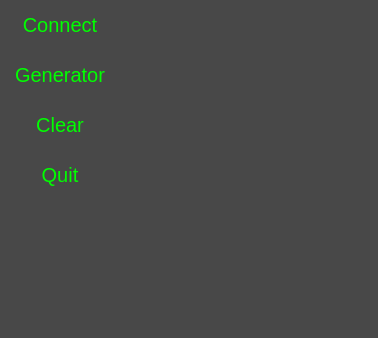
<?xml version="1.0" encoding="UTF-8"?>
<ui version="4.0">
 <class>MainWindow</class>
 <widget class="QMainWindow" name="MainWindow">
  <property name="geometry">
   <rect>
    <x>0</x>
    <y>0</y>
    <width>378</width>
    <height>338</height>
   </rect>
  </property>
  <property name="cursor">
   <cursorShape>ArrowCursor</cursorShape>
  </property>
  <property name="windowTitle">
   <string>Data Recorder</string>
  </property>
  <property name="windowIcon">
   <iconset theme="accessories-calculator"/>
  </property>
  <property name="styleSheet">
   <string notr="true">QMainWindow {
	border-image: url(:/Resources/images/Stars-galaxy.png);
}

QFrame {
	background-color: rgba(0, 0, 0, 0.7);
	border: 0px solid green;
}

QTextBrowser {
	color: rgba(0, 255, 0, 1.0);
	background-color: rgba(0, 0, 0, 0.7);
	font-size: 18px;
	border: 0px solid rgba(0, 255, 0, 1.0);
	selection-color: rgba(0, 0, 0, 1.0);
	selection-background-color: rgba(0, 255, 0, 1.0);
}

QScrollBar:vertical {
	background:  clear;
}

QScrollBar::handle:vertical {
	background: rgba(0, 255, 0, 1.0);
	min-height: 50px;
}

QScrollBar::add-page:vertical, QScrollBar::sub-page:vertical { 		
	background: clear;
}

QPushButton {
	color: rgba(0, 255, 0, 1.0);
	background-color: rgba(0, 0, 0, 0.0);
	font-size: 20px;
	border: 0px solid green;
}

QPushButton:hover {
	color: black;
	background-color: rgba(0, 255, 0, 0.5);
	font-size: 20px;
	border: 0px solid green;
}

QPushButton:pressed {
	color: black;
	background-color: rgba(0, 255, 0, 0.7);
	font-size: 20px;
	border: 0px solid green;
}

QPushButton:disabled {
	color: rgba(100, 100, 100, 1.0);
	background-color: rgba(0, 0, 0, 0.0);
	font-size: 20px;
	border: 0px solid green;
}

QLabel {
	background-color: transparent;
	color: rgba(0, 255, 0, 1.0);
	padding: 10px;
	font-size: 20px;
}
</string>
  </property>
  <property name="dockNestingEnabled">
   <bool>false</bool>
  </property>
  <widget class="QWidget" name="centralwidget">
   <property name="autoFillBackground">
    <bool>false</bool>
   </property>
   <property name="styleSheet">
    <string notr="true"/>
   </property>
   <layout class="QHBoxLayout" name="horizontalLayout">
    <property name="spacing">
     <number>0</number>
    </property>
    <property name="leftMargin">
     <number>0</number>
    </property>
    <property name="topMargin">
     <number>0</number>
    </property>
    <property name="rightMargin">
     <number>0</number>
    </property>
    <property name="bottomMargin">
     <number>0</number>
    </property>
    <item>
     <widget class="QFrame" name="controlPanel">
      <property name="sizePolicy">
       <sizepolicy hsizetype="Fixed" vsizetype="Expanding">
        <horstretch>0</horstretch>
        <verstretch>0</verstretch>
       </sizepolicy>
      </property>
      <property name="maximumSize">
       <size>
        <width>120</width>
        <height>16777215</height>
       </size>
      </property>
      <property name="frameShape">
       <enum>QFrame::StyledPanel</enum>
      </property>
      <property name="frameShadow">
       <enum>QFrame::Raised</enum>
      </property>
      <layout class="QVBoxLayout" name="verticalLayout_2">
       <property name="spacing">
        <number>0</number>
       </property>
       <property name="leftMargin">
        <number>0</number>
       </property>
       <property name="topMargin">
        <number>0</number>
       </property>
       <property name="rightMargin">
        <number>0</number>
       </property>
       <property name="bottomMargin">
        <number>0</number>
       </property>
       <item>
        <widget class="QPushButton" name="connectButton">
         <property name="sizePolicy">
          <sizepolicy hsizetype="Fixed" vsizetype="Fixed">
           <horstretch>0</horstretch>
           <verstretch>0</verstretch>
          </sizepolicy>
         </property>
         <property name="minimumSize">
          <size>
           <width>120</width>
           <height>50</height>
          </size>
         </property>
         <property name="maximumSize">
          <size>
           <width>120</width>
           <height>50</height>
          </size>
         </property>
         <property name="text">
          <string>Connect</string>
         </property>
        </widget>
       </item>
       <item>
        <widget class="QPushButton" name="testButton">
         <property name="sizePolicy">
          <sizepolicy hsizetype="Fixed" vsizetype="Fixed">
           <horstretch>0</horstretch>
           <verstretch>0</verstretch>
          </sizepolicy>
         </property>
         <property name="minimumSize">
          <size>
           <width>120</width>
           <height>50</height>
          </size>
         </property>
         <property name="maximumSize">
          <size>
           <width>120</width>
           <height>50</height>
          </size>
         </property>
         <property name="layoutDirection">
          <enum>Qt::LeftToRight</enum>
         </property>
         <property name="text">
          <string>Generator</string>
         </property>
        </widget>
       </item>
       <item>
        <widget class="QPushButton" name="clearButton">
         <property name="sizePolicy">
          <sizepolicy hsizetype="Fixed" vsizetype="Fixed">
           <horstretch>0</horstretch>
           <verstretch>0</verstretch>
          </sizepolicy>
         </property>
         <property name="minimumSize">
          <size>
           <width>120</width>
           <height>50</height>
          </size>
         </property>
         <property name="maximumSize">
          <size>
           <width>120</width>
           <height>50</height>
          </size>
         </property>
         <property name="text">
          <string>Clear</string>
         </property>
        </widget>
       </item>
       <item>
        <widget class="QPushButton" name="quitButton">
         <property name="sizePolicy">
          <sizepolicy hsizetype="Fixed" vsizetype="Fixed">
           <horstretch>0</horstretch>
           <verstretch>0</verstretch>
          </sizepolicy>
         </property>
         <property name="minimumSize">
          <size>
           <width>120</width>
           <height>50</height>
          </size>
         </property>
         <property name="maximumSize">
          <size>
           <width>120</width>
           <height>50</height>
          </size>
         </property>
         <property name="text">
          <string>Quit</string>
         </property>
        </widget>
       </item>
       <item>
        <spacer name="verticalSpacer">
         <property name="orientation">
          <enum>Qt::Vertical</enum>
         </property>
         <property name="sizeHint" stdset="0">
          <size>
           <width>20</width>
           <height>40</height>
          </size>
         </property>
        </spacer>
       </item>
       <item>
        <widget class="QLabel" name="connectLabel">
         <property name="sizePolicy">
          <sizepolicy hsizetype="Fixed" vsizetype="Fixed">
           <horstretch>0</horstretch>
           <verstretch>0</verstretch>
          </sizepolicy>
         </property>
         <property name="minimumSize">
          <size>
           <width>120</width>
           <height>50</height>
          </size>
         </property>
         <property name="styleSheet">
          <string notr="true"/>
         </property>
         <property name="text">
          <string/>
         </property>
        </widget>
       </item>
      </layout>
     </widget>
    </item>
    <item>
     <layout class="QVBoxLayout" name="verticalLayout">
      <property name="spacing">
       <number>0</number>
      </property>
      <item>
       <widget class="QFrame" name="graphs">
        <property name="sizePolicy">
         <sizepolicy hsizetype="Preferred" vsizetype="Preferred">
          <horstretch>0</horstretch>
          <verstretch>0</verstretch>
         </sizepolicy>
        </property>
        <property name="frameShape">
         <enum>QFrame::StyledPanel</enum>
        </property>
        <property name="frameShadow">
         <enum>QFrame::Raised</enum>
        </property>
        <layout class="QVBoxLayout" name="verticalLayout_3">
         <property name="spacing">
          <number>0</number>
         </property>
         <property name="leftMargin">
          <number>0</number>
         </property>
         <property name="topMargin">
          <number>0</number>
         </property>
         <property name="rightMargin">
          <number>0</number>
         </property>
         <property name="bottomMargin">
          <number>0</number>
         </property>
         <item>
          <widget class="QCustomPlot" name="scope" native="true"/>
         </item>
         <item>
          <widget class="QCustomPlot" name="spectrum" native="true"/>
         </item>
        </layout>
       </widget>
      </item>
      <item>
       <widget class="QTextBrowser" name="textBrowser">
        <property name="sizePolicy">
         <sizepolicy hsizetype="Preferred" vsizetype="Fixed">
          <horstretch>0</horstretch>
          <verstretch>0</verstretch>
         </sizepolicy>
        </property>
        <property name="maximumSize">
         <size>
          <width>16777215</width>
          <height>200</height>
         </size>
        </property>
       </widget>
      </item>
     </layout>
    </item>
   </layout>
  </widget>
 </widget>
 <customwidgets>
  <customwidget>
   <class>QCustomPlot</class>
   <extends>QWidget</extends>
   <header location="global">qcustomplot.h</header>
   <container>1</container>
  </customwidget>
 </customwidgets>
 <resources/>
 <connections/>
 <slots>
  <slot>onQuit()</slot>
  <slot>onSettings()</slot>
  <slot>onTest()</slot>
  <slot>onConnect()</slot>
 </slots>
</ui>
